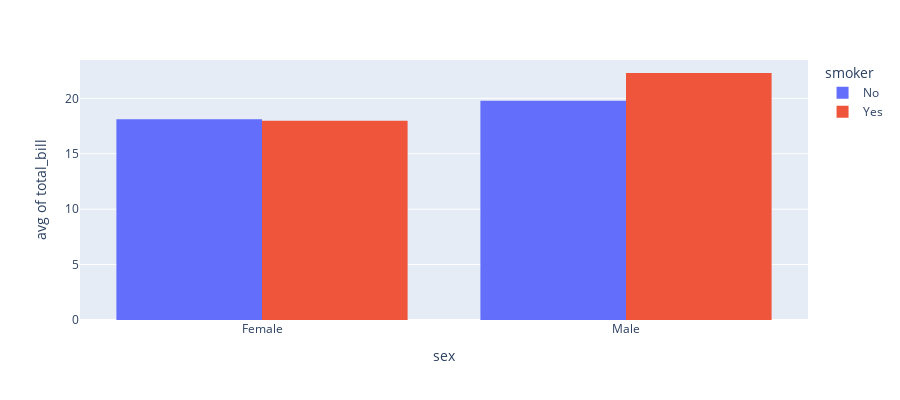

The code cell stored with this chart in its notebook:
### Markdown cell above
상황에 따라 histogram도 생성 가능합니다.

### Code cell
import plotly.express as px
df = px.data.tips()
fig = px.histogram(df, x="sex", y="total_bill",
             color='smoker', barmode='group',
             histfunc='avg',
             height=400)
fig.show()

### Figure 1 — Plotly figure (JSON) as saved in the notebook; plotly's stock layout.template omitted (floating-point values rounded to 4 significant figures; data arrays with more than 128 entries replaced by an {"elided": "..."} marker saying what was removed)
{"data": [{"alignmentgroup": "True", "bingroup": "x", "histfunc": "avg", "hovertemplate": "smoker=No<br>sex=%{x}<br>avg of total_bill=%{y}<extra></extra>", "legendgroup": "No", "marker": {"color": "#636efa", "pattern": {"shape": ""}}, "name": "No", "offsetgroup": "No", "orientation": "v", "showlegend": true, "type": "histogram", "x": {"elided": "151 str values"}, "xaxis": "x", "y": {"elided": "151 float values"}, "yaxis": "y"}, {"alignmentgroup": "True", "bingroup": "x", "histfunc": "avg", "hovertemplate": "smoker=Yes<br>sex=%{x}<br>avg of total_bill=%{y}<extra></extra>", "legendgroup": "Yes", "marker": {"color": "#EF553B", "pattern": {"shape": ""}}, "name": "Yes", "offsetgroup": "Yes", "orientation": "v", "showlegend": true, "type": "histogram", "x": ["Male", "Male", "Male", "Male", "Male", "Male", "Female", "Male", "Female", "Female", "Male", "Male", "Male", "Male", "Female", "Female", "Male", "Male", "Male", "Male", "Female", "Female", "Female", "Female", "Male", "Male", "Male", "Female", "Male", "Female", "Female", "Female", "Male", "Male", "Male", "Male", "Male", "Male", "Male", "Male", "Female", "Male", "Male", "Male", "Male", "Male", "Male", "Female", "Male", "Female", "Male", "Male", "Female", "Male", "Male", "Male", "Male", "Female", "Female", "Male", "Male", "Female", "Female", "Female", "Male", "Female", "Male", "Male", "Male", "Female", "Male", "Male", "Female", "Female", "Female", "Male", "Male", "Male", "Female", "Male", "Female", "Male", "Male", "Female", "Female", "Female", "Male", "Male", "Male", "Male", "Male", "Female", "Male"], "xaxis": "x", "y": [38.01, 11.24, 20.29, 13.81, 11.02, 18.29, 3.07, 15.01, 26.86, 25.28, 17.92, 19.44, 32.68, 28.97, 5.75, 16.32, 40.17, 27.28, 12.03, 21.01, 11.35, 15.38, 44.3, 22.42, 15.36, 20.49, 25.21, 14.31, 16, 17.51, 10.59, 10.63, 50.81, 15.81, 7.25, 31.85, 16.82, 32.9, 17.89, 14.48, 9.6, 34.63, 34.65, 23.33, 45.35, 23.17, 40.55, 20.9, 30.46, 18.15, 23.1, 15.69, 19.81, 28.44, 15.48, 16.58, 10.34, 43.11, 13, 13.51, 18.71, 12.74, 13, 16.4, 20.53, 16.47, 26.59, 38.73, 24.27, 12.76, 30.06, 25.89, 13.27, 28.17, 12.9, 28.15, 11.59, 7.74, 30.14, 12.16, 13.42, 8.58, 13.42, 16.27, 10.09, 22.12, 24.01, 15.69, 15.53, 12.6, 32.83, 27.18, 22.67], "yaxis": "y"}], "layout": {"barmode": "group", "height": 400, "legend": {"title": {"text": "smoker"}, "tracegroupgap": 0}, "margin": {"t": 60}, "xaxis": {"anchor": "y", "domain": [0, 1], "title": {"text": "sex"}}, "yaxis": {"anchor": "x", "domain": [0, 1], "title": {"text": "avg of total_bill"}}}}
